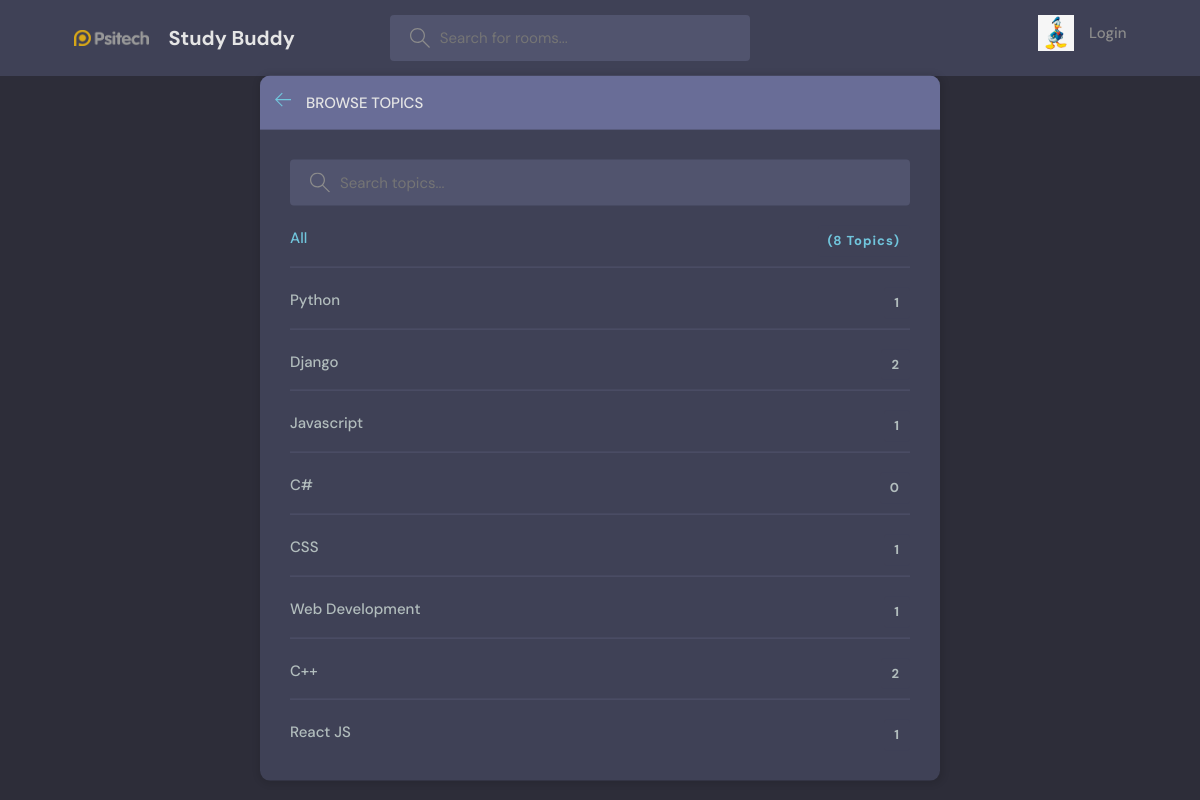
Page /topics/ on the committed database.
### base/models.py (models this page shows, shortened)
class Topic(models.Model):
    name = models.CharField(max_length=200)

### base/views.py (the view)
# urls.py: path('topics/', views.topicsPage, name="topics"),
def topicsPage(request):
    q = request.GET.get('q') if request.GET.get('q')!= None else ''
    topics = Topic.objects.filter(name__icontains=q)
    return render(request, 'base/topics.html', {'topics':topics})

### base/templates/base/topics.html (shortened to what this page needs)
{% extends 'main.html' %}
{% block content %}
  <main class="create-room layout">
    <div class="container">
      <div class="layout__box">
        <div class="layout__boxHeader">
          <div class="layout__boxTitle">
            <a href="{{request.META.HTTP_REFERER}}">
              <svg version="1.1" xmlns="http://www.w3.org/2000/svg" width="32" height="32" viewbox="0 0 32 32">
                <title>arrow-left</title>
                <path d="M13.723 2.286l-13.723 13.714 13.719 13.714 1.616-1.611-10.96-10.96h27.625v-2.286h-27.625l10.965-10.965-1.616-1.607z"></path>
              </svg>
            </a>
            <h3>Browse Topics</h3>
          </div>
        </div>
        <div class="topics-page layout__body">
          <form action="" method="GET" class="header__search">
            <label>
              <input name="q" placeholder="Search topics..."/>
            </label>
          </form>
          <ul class="topics__list">
            <li>
              <a href="{% url 'home' %}" class="active">All
                <span>({{topics.count}}
                  Topics)</span></a>
            </li>
            {% for topic in topics %}
              <li>
                <a href="{% url 'home' %}?q={{topic.name}}">{{topic.name}}
                  <span>{{topic.room_set.all.count}}</span>
                </a>
              </li>
            {% endfor %}
          </ul>
        </div>
      </div>
    </div>
  </main>
{% endblock content %}

### static/styles/style.css (style rules this page uses)
:root { --color-main: #71c6dd; --color-main-light: #e1f6fb; --color-dark: #3f4156; --color-dark-medium: #51546e; --color-dark-light: #696d97; --color-light: #e5e5e5; --color-gray: #8b8b8b; --color-light-gray: #b2bdbd; --color-bg: #2d2d39; --color-success: #5dd693; --color-error: #fc4b0b; }
* { font-family: "DM Sans", -apple-system, BlinkMacSystemFont, "Segoe UI", Roboto, Oxygen, Ubuntu, Cantarell, "Open Sans", "Helvetica Neue", sans-serif; margin: 0; padding: 0; box-sizing: border-box; text-rendering: optimizeLegibility; font-size: inherit; }
html { font-size: 56.25%; }
@media only screen and (min-width: 1200px) { html { font-size: 62.5%; } }
body { line-height: 1.6; font-weight: 400; font-size: 1.5rem; color: var(--color-light-gray); background-color: var(--color-bg); min-height: 100vh; }
a { display: inline-block; color: var(--color-main); text-decoration: none; }
.container { max-width: 120rem; width: 90%; margin: auto; }
.header__search > label { background-color: var(--color-dark-medium); padding: 1.3rem 1rem; display: flex; align-items: center; gap: 1rem; border-radius: 4px; }
.header__search svg { fill: var(--color-gray); width: 2rem; height: 2rem; margin-left: 1rem; }
.header__search input { width: 30rem; background: transparent; border: none; outline: none; color: var(--color-light); }
.layout { margin-top: 2.4rem; }
.layout > .container { display: flex; justify-content: space-between; align-items: flex-start; }
.layout__box { width: 90%; max-width: 48rem; min-height: 40rem; position: absolute; top: 50%; left: 50%; transform: translate(-50%, -46%); background-color: var(--color-dark); border-radius: 1rem; box-shadow: 1px 1px 6px 3px rgba(0, 0, 0, 0.1); overflow: hidden; }
.layout__boxHeader { display: flex; padding: 1.5rem; background-color: var(--color-dark-light); }
.layout__boxTitle { display: flex; gap: 1.5rem; align-items: center; }
.layout__boxTitle h3 { text-transform: uppercase; font-weight: 500; color: var(--color-light); }
.layout__boxTitle svg { width: 1.6rem; height: 1.6rem; fill: var(--color-main); }
.layout__body { margin: 3rem; }
.topics__list { list-style: none; }
.topics__list li a { display: flex; justify-content: space-between; margin-bottom: 3rem; font-weight: 500; color: var(--color-light-gray); transition: all 0.3s ease-in-out; }
.topics__list li a.active, .topics__list li a:hover { color: var(--color-main); }
.topics__list li a span { padding: 0.5rem 1rem; background-color: var(--color-dark); border-radius: 3px; font-size: 1.3rem; font-weight: 700; letter-spacing: 1px; }
.topics-page .topics__list li:not(:last-child) a { margin: 2rem 0; padding-bottom: 1rem; text-decoration: none; border-bottom: 1px solid var(--color-dark-medium); }
.topics-page .header__search { display: block; }
.create-room.layout .layout__box { max-width: 68rem; }

### rows in the picture
Topic: name "Python", room_set.all.count "1"
Topic: name "Django", room_set.all.count "2"
Topic: name "Javascript", room_set.all.count "1"
Topic: name "C#", room_set.all.count "0"
Topic: name "CSS", room_set.all.count "1"
Topic: name "Web Development", room_set.all.count "1"
Topic: name "C++", room_set.all.count "2"
Topic: name "React JS", room_set.all.count "1"

### other values in the picture
{{ topics.count }} "8"
